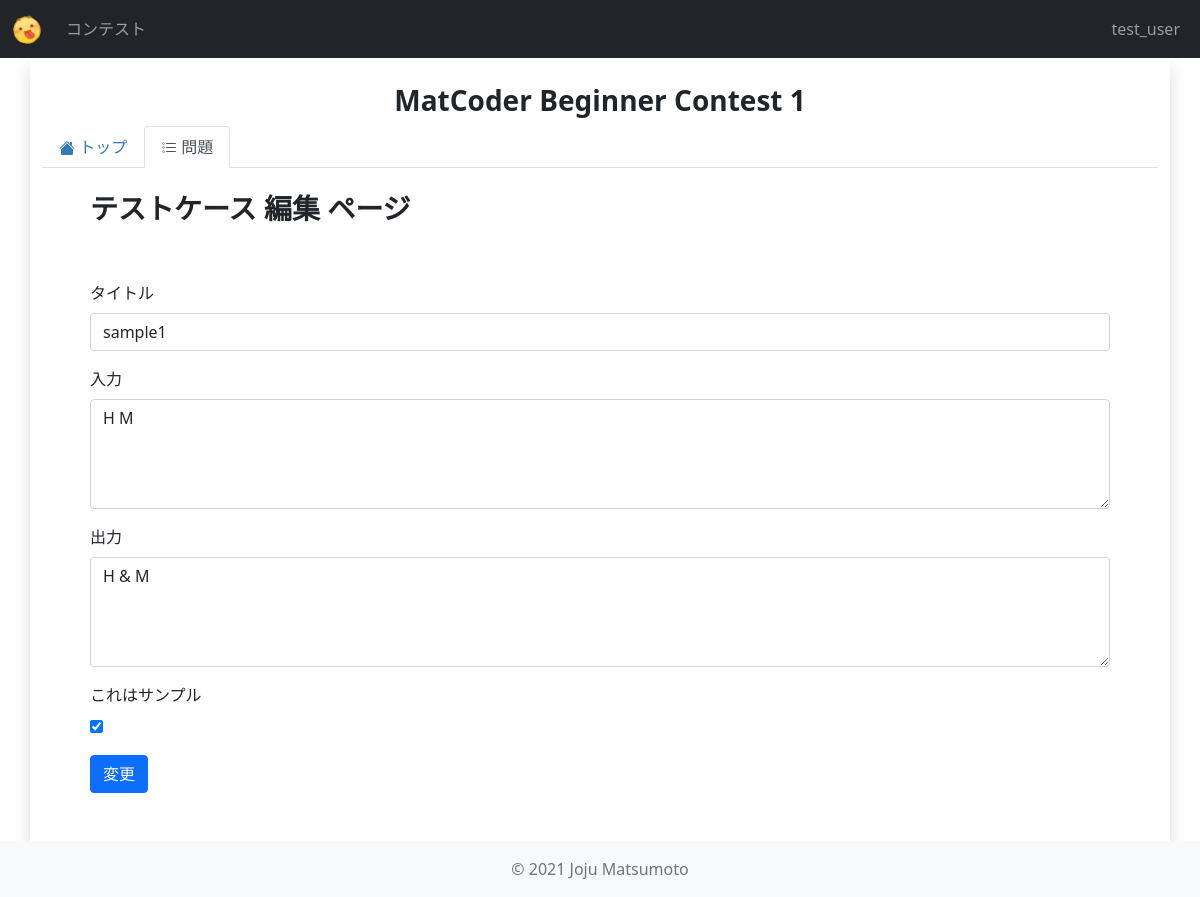
/contests/mbc_1/problems/1/test_case/1/ (signed in), run on the app's committed database.
### users/models.py (models this page shows, shortened)
class User(AbstractUser):
    objects = UserManager()

### contests/models.py (models this page shows, shortened)
class Contest(models.Model):
    title = models.CharField(
        verbose_name="タイトル",
        max_length=255,
    )
    abstract = models.TextField(
        verbose_name="概要",
        max_length=2000,
    )
    short_name = models.CharField(
        verbose_name="省略形",
        max_length=20,
        unique=True,
        default="null",
    )
    start_date = models.DateTimeField(
        verbose_name="開始日時",
    )
    end_date = models.DateTimeField(
        verbose_name="終了日時",
    )
    users = models.ManyToManyField(
        settings.AUTH_USER_MODEL,
        verbose_name="参加者",
        blank=True,
    )
    penalty = models.IntegerField(
        verbose_name="ペナルティ(分)",
        default=5,
    )
    released = models.BooleanField(
        verbose_name="公開済",
        default=False,
    )
    def author(self):
        try:
            author = Author.objects.get(contest=self)
        except:
            author = Author.objects.create(contest=self)
            author.save()
        return author

class TestCase(models.Model):
    problem = models.ForeignKey(
        Problem,
        verbose_name="問題",
        on_delete=models.CASCADE,
    )
    title = models.CharField(
        verbose_name="タイトル",
        max_length=20,
    )
    note = models.TextField(
        verbose_name="備考",
        max_length=200,
    )
    test_input = models.TextField(
        verbose_name="入力",
        max_length=2000,
    )
    test_output = models.TextField(
        verbose_name="出力",
        max_length=2000,
    )
    is_sample = models.BooleanField(
        verbose_name="サンプル",
        default=False,
    )

### contests/views.py (the view, shortened to what this page needs)
class TestCaseEditView(View):
    def get(self, request, short_name, problem_id, test_case_id=None, *args, **kwargs):
        contest = get_object_or_404(models.Contest, short_name=short_name)
        problem = get_object_or_404(models.Problem, pk=problem_id)
        test_case = None
        is_add_page = True
        if test_case_id is not None:
            test_case = models.TestCase.objects.filter(problem=problem).get(pk=test_case_id)
            is_add_page = False
        form = forms.TestCaseEditForm(instance=test_case)
        context = {
            "contest": contest,
            "problem": problem,
            "form": form,
            "is_add_page": is_add_page,
        }
        return render(request, "contests/test_case_edit.html", context)

### contests/forms.py
class TestCaseEditForm(forms.ModelForm):
    class Meta:
        model = models.TestCase
        fields = ("title", "test_input", "test_output", "is_sample")
        labels = {
            "title": "タイトル",
            "test_input": "入力",
            "test_output": "出力",
            "is_sample": "これはサンプル",
        }
    def __init__(self, *args, **kwargs):
        super().__init__(*args, **kwargs)
        for key, field in self.fields.items():
            if key == "is_sample":
                continue
            field.widget.attrs["class"] = "form-control"
        self.fields["test_input"].widget.attrs["rows"] = 4
        self.fields["test_output"].widget.attrs["rows"] = 4

### contests/templates/contests/test_case_edit.html (shortened to what this page needs)
{% extends 'contests/contest_edit_base.html' %}
{% block contest_tab_problems %}active{% endblock contest_tab_problems %}
{% block contest_content %}
<div class="row ps-5 pe-5">
    <div class="col-sm-12">
        <h3>テストケース {% if is_add_page %}追加{% else %}編集{% endif %} ページ</h3>
    </div>
</div>
<div class="row p-5">
    <form action="" method="post">
        {% for field in form %}
            <div class="col-sm-12 form-label">
                {{field.label}}
            </div>
            <div class="col-sm-12 mb-3">
                {{field}}
            </div>
        {% endfor %}
        <div class="col-sm-12">
            <button class="btn btn-primary">{% if is_add_page %}追加{% else %}変更{% endif %}</button>
        </div>
    </form>
</div>
{% endblock contest_content %}

### contests/templates/contests/contest_edit_base.html (shortened to what this page needs)
{% extends 'base.html' %}
{% block content %}
{% if user in contest.author.users.all %}
    <div class="row">
        <div class="col-12 mt-4 text-center">
            <h3>{{contest.title}}</h3>
        </div>
        <div class="col-12">
            <ul class="nav nav-tabs navbar-dark mb-4">
                <li class="nav-item">
                    <a class="nav-link {% block contest_tab_detail %}{% endblock %}" href="{% url 'contests:contest_detail_edit' contest.short_name %}">
                        トップ
                    </a>
                </li>
                <li class="nav-item">
                    <a class="nav-link {% block contest_tab_problems %}{% endblock %}" href="{% url 'contests:problems_edit' contest.short_name %}">
                        問題
                    </a>
                </li>
            </ul>
        </div>
    </div>
    {% block contest_content %}{% endblock contest_content %}
{% else %}
<div class="row p-5">
    <div class="col-sm-12 text-center">
        <h3>不正なアクセス</h3>
    </div>
</div>
{% endif %}
{% endblock content %}

### templates/components/top_bar.html (shortened to what this page needs)
{% load static %}
{% block header %}
<header>
    <nav class="navbar navbar-expand-sm fixed-top navbar-dark bg-dark">
        <div class="container-fluid">
            <a class="navbar-brand" href="{% url 'contests:index' %}">
                <img id="img_logo" src="{% static 'images/logo.png' %}" alt="MatCoder">
            </a>
            <div class="collapse navbar-collapse" id="nav_toggle">
                <ul class="navbar-nav me-auto mb-lg-0">
                    <li class="nav-item active">
                        <a class="nav-link" href="{% url 'contests:index' %}">コンテスト</a>
                    </li>
                </ul>
                <div class="d-flex navbar-nav me-0 mb-lg-0">
                    {% if user.is_authenticated %}
                        <li class="nav-item">
                            <a class="nav-link" href="{% url 'users:index' %}">{{user.username}}</a>
                        </li>
                    {% endif %}
                </div>
            </div>
        </div>
    </nav>
</header>
{% endblock header %}

### static/css/main.css (style rules this page uses)
body { background-color: white; }
#img_logo { height: 30px; }
a { color: #337ab7; text-decoration: none; }
h2, h3, h4, h5 { font-weight: bold; }

### data on the page
User: username "test_user"
Contest: title "MatCoder Beginner Contest 1"
TestCase: form "sample1" "H M" "H & M" "☑"

### other printed values
{{ field.label }} "タイトル" "入力" "出力" "これはサンプル"
